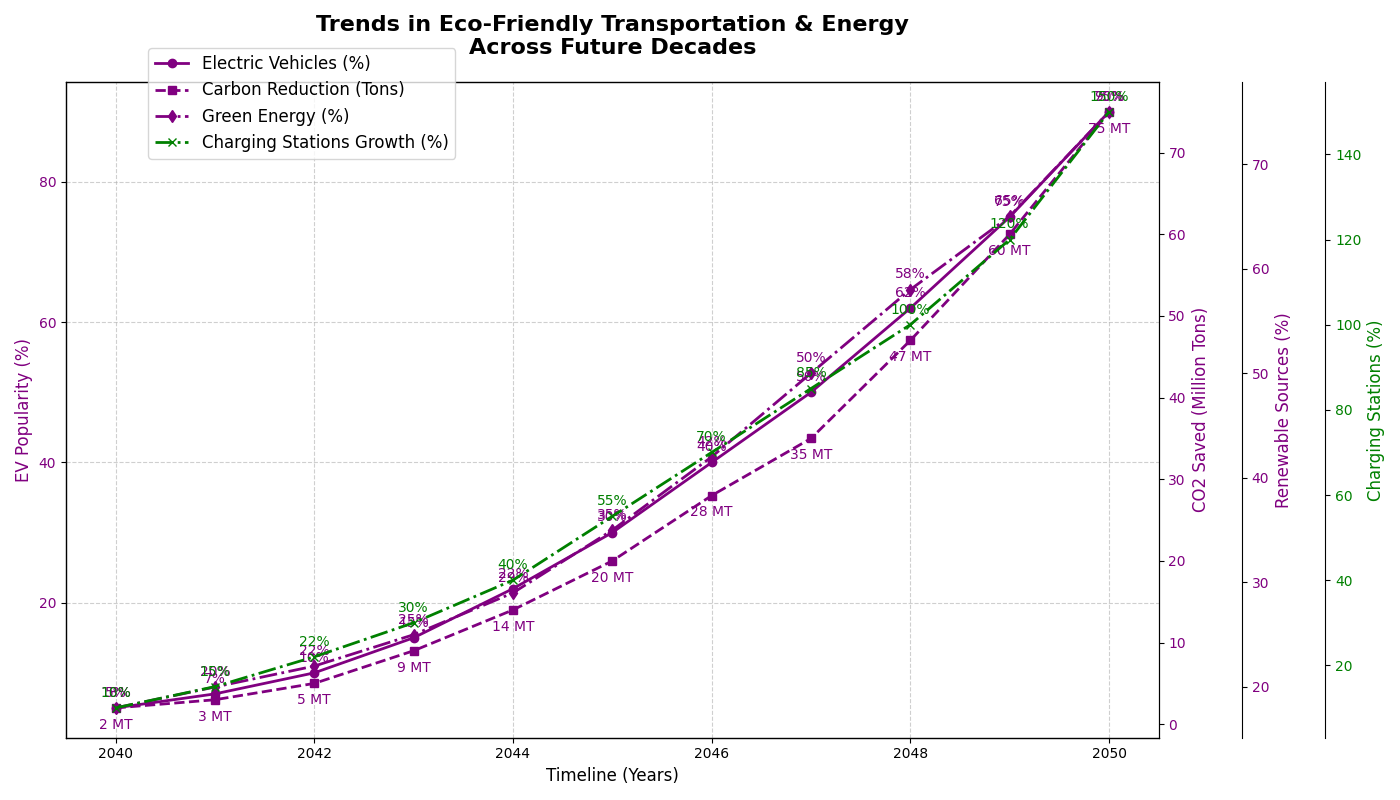

This figure's Python source:
import matplotlib.pyplot as plt
import numpy as np

years = np.arange(2040, 2051)
ev_adoption_rates = np.array([5, 7, 10, 15, 22, 30, 40, 50, 62, 75, 90])
co2_reduction = np.array([2, 3, 5, 9, 14, 20, 28, 35, 47, 60, 75])
renewable_energy_share = np.array([18, 20, 22, 25, 29, 35, 42, 50, 58, 65, 75])
charging_stations_growth = np.array([10, 15, 22, 30, 40, 55, 70, 85, 100, 120, 150])  # New dataset

fig, ax1 = plt.subplots(figsize=(14, 8))

single_color = 'purple'
alt_color = 'green'  # Alternative color for new data series

ax1.plot(years, ev_adoption_rates, 'o-', linewidth=2, color=single_color, label='Electric Vehicles (%)')
ax1.set_xlabel('Timeline (Years)', fontsize=12)
ax1.set_ylabel('EV Popularity (%)', fontsize=12, color=single_color)
ax1.tick_params(axis='y', labelcolor=single_color)

for i, rate in enumerate(ev_adoption_rates):
    ax1.annotate(f'{rate}%', (years[i], ev_adoption_rates[i]), textcoords="offset points", xytext=(0, 8), ha='center', fontsize=10, color=single_color)

ax2 = ax1.twinx()
ax2.plot(years, co2_reduction, 's--', linewidth=2, color=single_color, label='Carbon Reduction (Tons)')
ax2.set_ylabel('CO2 Saved (Million Tons)', fontsize=12, color=single_color)
ax2.tick_params(axis='y', labelcolor=single_color)

for i, reduction in enumerate(co2_reduction):
    ax2.annotate(f'{reduction} MT', (years[i], co2_reduction[i]), textcoords="offset points", xytext=(0, -15), ha='center', fontsize=10, color=single_color)

ax3 = ax1.twinx()
ax3.spines['right'].set_position(('outward', 60))
ax3.plot(years, renewable_energy_share, 'd-.', linewidth=2, color=single_color, label='Green Energy (%)')
ax3.set_ylabel('Renewable Sources (%)', fontsize=12, color=single_color)
ax3.tick_params(axis='y', labelcolor=single_color)

for i, share in enumerate(renewable_energy_share):
    ax3.annotate(f'{share}%', (years[i], renewable_energy_share[i]), textcoords="offset points", xytext=(0, 8), ha='center', fontsize=10, color=single_color)

ax4 = ax1.twinx()
ax4.spines['right'].set_position(('outward', 120))  # New axis position
ax4.plot(years, charging_stations_growth, 'x-.', linewidth=2, color=alt_color, label='Charging Stations Growth (%)')
ax4.set_ylabel('Charging Stations (%)', fontsize=12, color=alt_color)
ax4.tick_params(axis='y', labelcolor=alt_color)

for i, growth in enumerate(charging_stations_growth):
    ax4.annotate(f'{growth}%', (years[i], charging_stations_growth[i]), textcoords="offset points", xytext=(0, 8), ha='center', fontsize=10, color=alt_color)

plt.title('Trends in Eco-Friendly Transportation & Energy\nAcross Future Decades', fontsize=16, fontweight='bold', pad=20)
ax1.grid(True, linestyle='--', alpha=0.6)
fig.legend(loc='upper left', bbox_to_anchor=(0.1, 0.95), fontsize=12)
fig.tight_layout()
plt.show()
